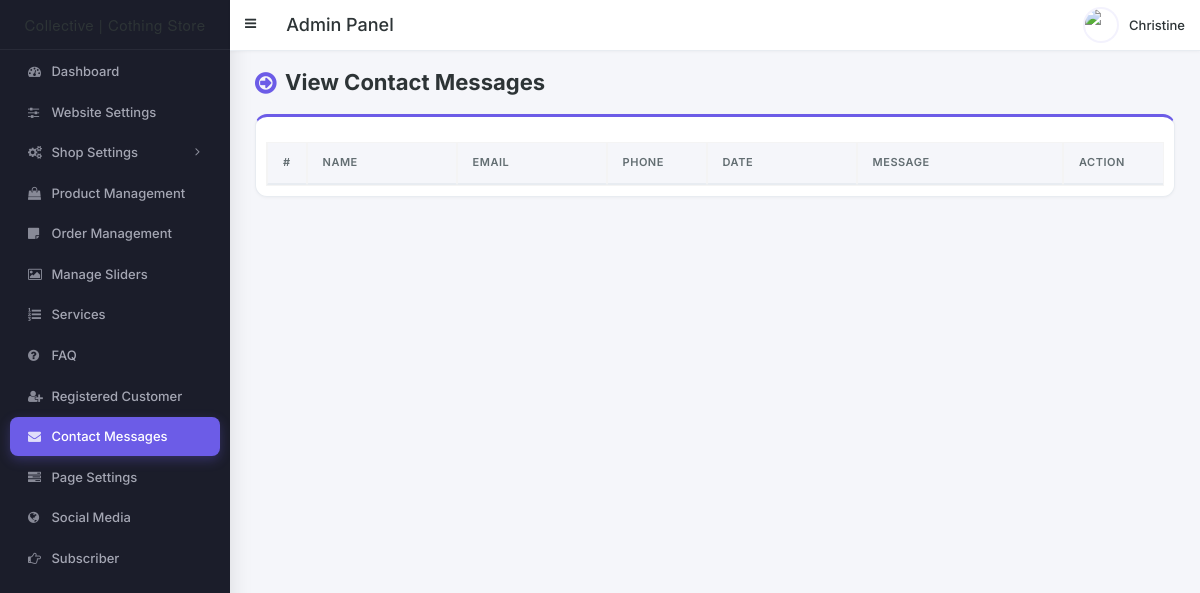
/admin/contact-message.php (signed in), run on an earlier commit of the app's database.
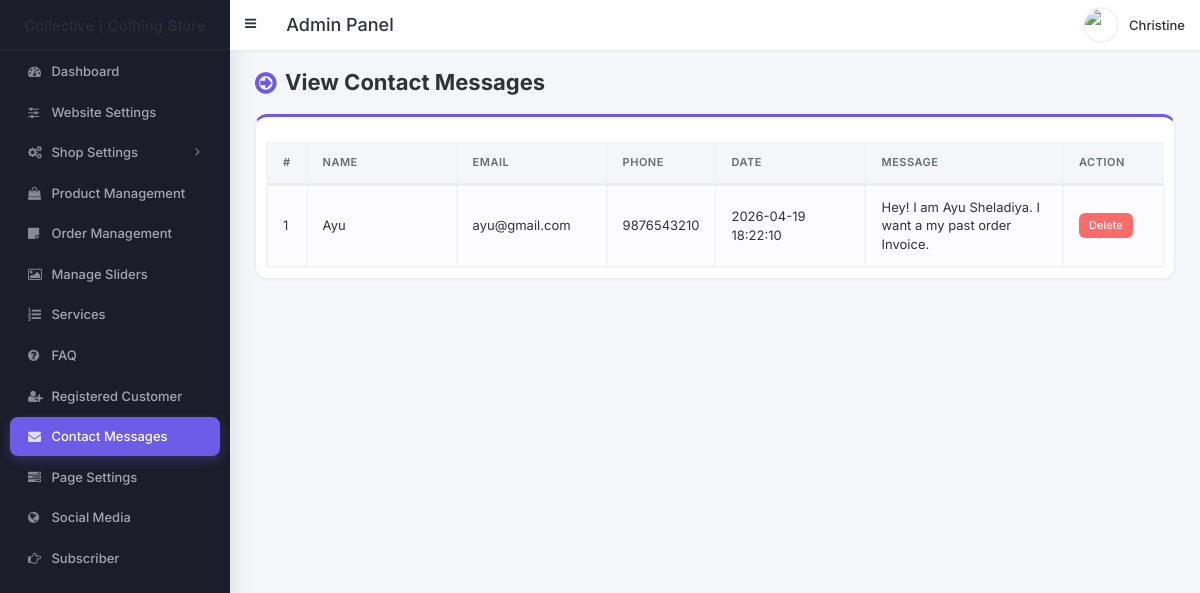
And on a later commit of the database.
### tables this page shows
CREATE TABLE `tbl_contact_message` (
  `id` int(11) NOT NULL,
  `name` varchar(255) NOT NULL,
  `email` varchar(255) NOT NULL,
  `phone` varchar(255) DEFAULT NULL,
  `datetime` datetime DEFAULT NULL,
  `message` text DEFAULT NULL
);

### admin/contact-message.php (the view)
<?php require_once('header.php'); ?>
<section class="content-header">
	<div class="content-header-left">
		<h1>View Contact Messages</h1>
	</div>
</section>
<section class="content">
	<div class="row">
		<div class="col-md-12">
			<div class="box box-info">
				<div class="box-body table-responsive">
					<table id="example1" class="table table-bordered table-hover table-striped">
						<thead>
							<tr>
								<th width="10">#</th>
								<th width="150">Name</th>
								<th width="150">Email</th>
								<th width="100">Phone</th>
								<th width="150">Date</th>
								<th>Message</th>
								<th width="100">Action</th>
							</tr>
						</thead>
						<tbody>
							<?php
							$i=0;
							$statement = $pdo->prepare("SELECT * FROM tbl_contact_message ORDER BY id DESC");
							$statement->execute();
							$result = $statement->fetchAll(PDO::FETCH_ASSOC);
							foreach ($result as $row) {
								$i++;
								?>
								<tr>
									<td><?php echo $i; ?></td>
									<td><?php echo $row['name']; ?></td>
									<td><?php echo $row['email']; ?></td>
									<td><?php echo $row['phone']; ?></td>
									<td><?php echo $row['datetime']; ?></td>
									<td><?php echo nl2br($row['message']); ?></td>
									<td>
										<a href="contact-message-delete.php?id=<?php echo $row['id']; ?>" class="btn btn-danger btn-xs" onClick="return confirm('Are you sure you want to delete this message?');">Delete</a>
									</td>
								</tr>
								<?php
							}
							?>
						</tbody>
					</table>
				</div>
			</div>
		</div>
	</div>
</section>
<?php require_once('footer.php'); ?>

What changed in the data, as far as the page shows it:
added tbl_contact_message: name "Ayu", email "ayu@gmail.com", phone "9876543210", datetime "2026-04-19 18:22:10", message "Hey! I am Ayu Sheladiya. I want a my past order Invoice."
